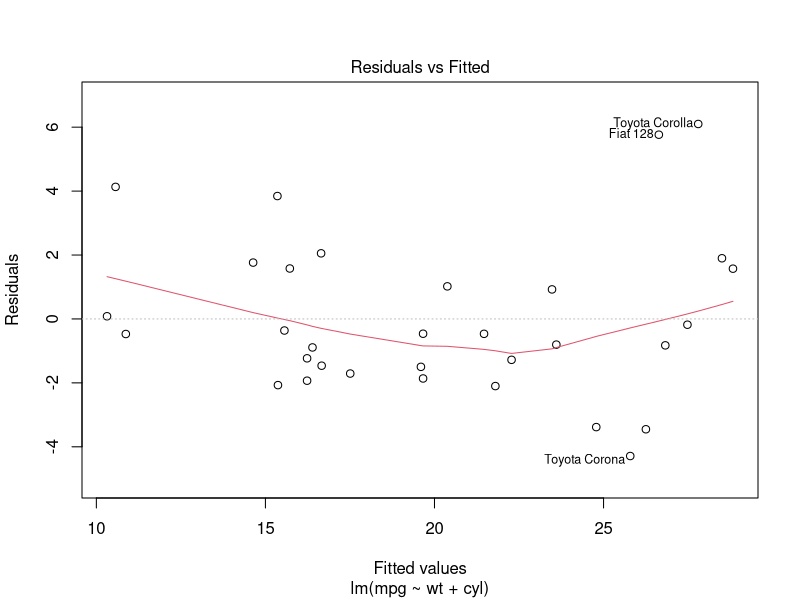
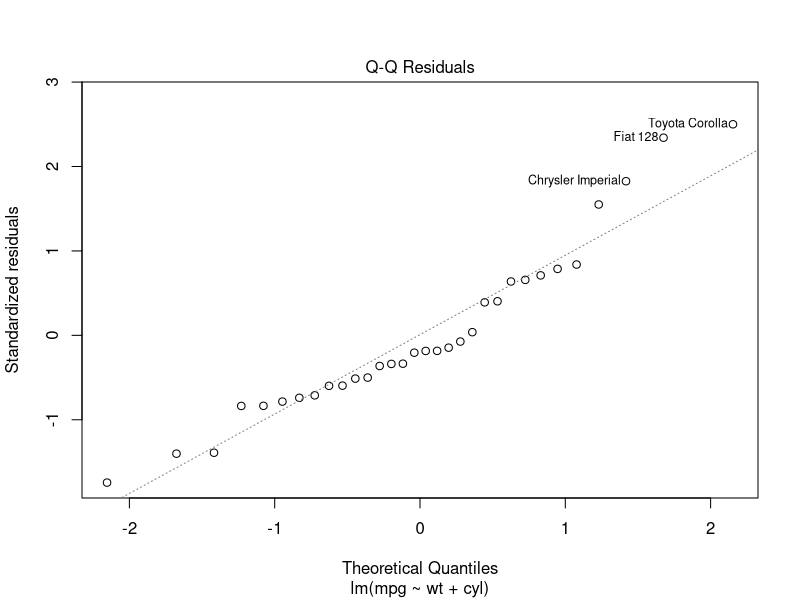
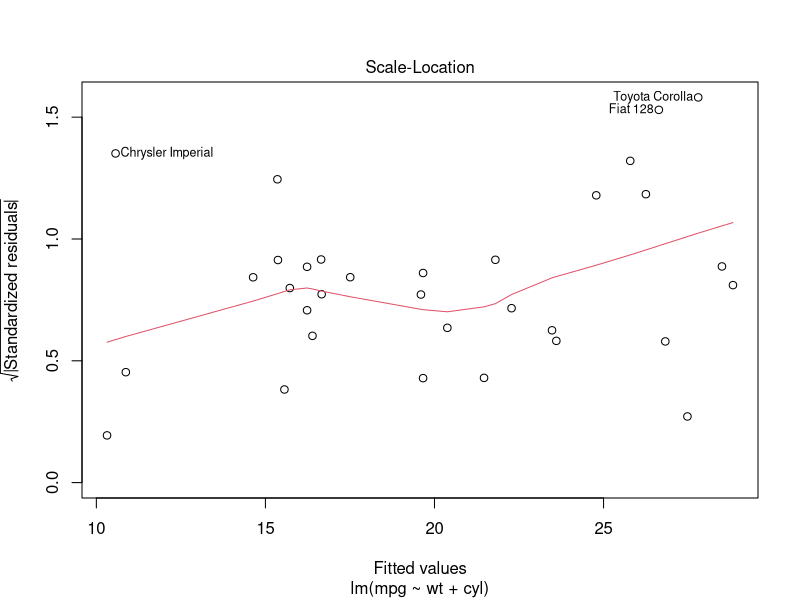
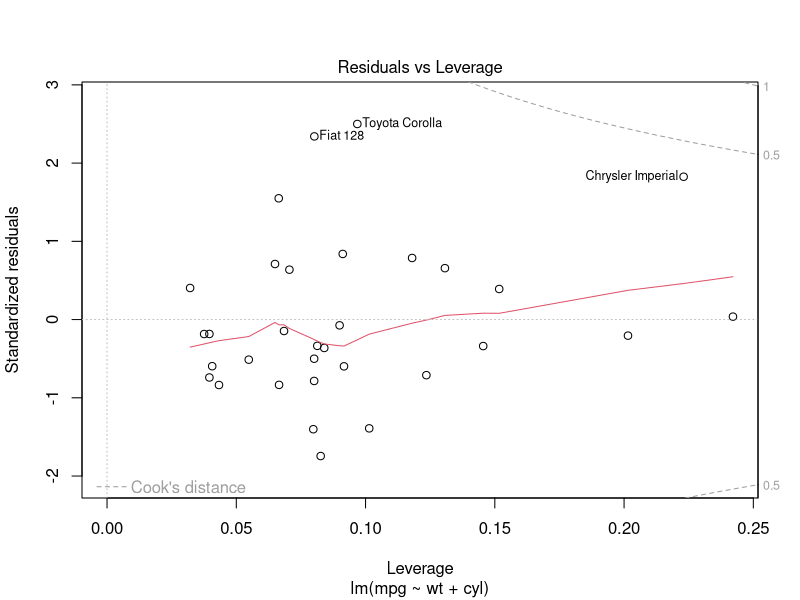
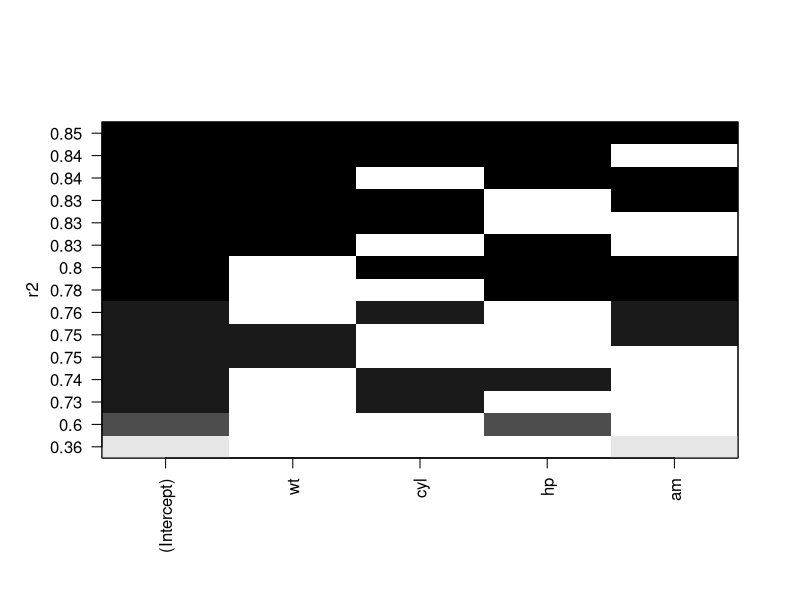

These charts were generated, in order, by the following R code:
mtcars
mtcars.lm=lm(mpg~1,data=mtcars)
mtcars.lm
summary(mtcars.lm)
add1(mtcars.lm,mtcars,test = 'F')
mtcars.lm=lm(mpg~wt,data=mtcars)
mtcars.lm
summary(mtcars.lm)
add1(mtcars.lm,mtcars,test = 'F')
mtcars.lm=lm(mpg~wt+cyl,data=mtcars)
mtcars.lm
summary(mtcars.lm)
add1(mtcars.lm,mtcars,test = 'F')
#after this no variables are significant
fitfull=lm(mpg~wt+cyl+hp+am+disp,data = mtcars)
fitfull
summary(fitfull)
drop1(fitfull,test='F')
drop1(update(fitfull,~.-disp),test='F')

drop1(fitfull,test='F')
drop1(update(fitfull,~.-disp-am),test='F')
drop1(fitfull,test='F')
drop1(update(fitfull,~.-disp-am-hp),test='F')

fit1=lm(mpg~wt,data = mtcars)
fit1
summary(fit1)
fit2=lm(mpg~wt+cyl,data=mtcars)
fit2
summary(fit2)

anova(fit1,fit2)
#here p value is less than 0.05 so we reject the hypothesis that fit1 is better than fit2
#so fit2 is the better model


coefficients(fit2)
confint(fit2,level = 0.90)
fitted(fit2)
cbind(mtcars$mpg,fitted(fit2))
residuals(fit2)
anova(fit2)
vcov(fit2)
influence(fit2)
plot(fit2)


library(MASS)
fit=lm(mpg~wt+cyl+hp+am,data=mtcars)
step=stepAIC(fit,direction = "both")
step$anova


#LEAPS Command
data=mtcars
data
library(leaps)#gives the n best models
leaps=regsubsets(mpg~wt+cyl+hp+am,data=data,nbest=10)
summary(leaps)
plot(leaps,scale="r2")
